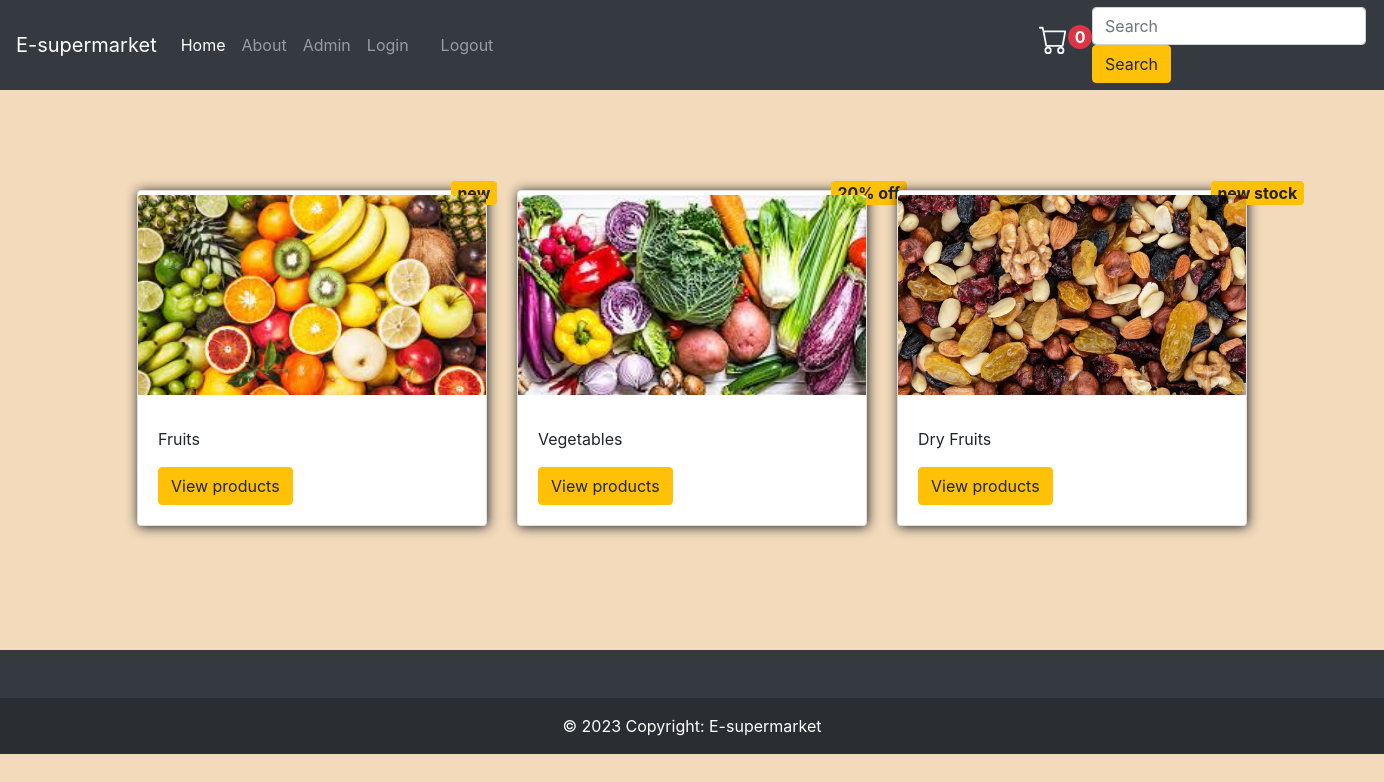
The page / on the database its author committed.
### app/models.py (models this page shows, shortened)
class Category(models.Model):
    category_name = models.CharField(max_length=50)
    tags = models.CharField(max_length=20)
    category_photo = models.ImageField(upload_to='./static/images')

### app/views.py (the view)
# urls.py: path('',views.main_page,name='main_page'),
def main_page(request):
   cat = Category.objects.all()
   if request.user.is_authenticated:
           user_id = request.user.id
           user = User.objects.get(id=user_id)
           cart_user = Cart.objects.filter(user=user)
           i = 0
           for data in cart_user:
                i+=1
   else:
         i = 0
   return render(request,'main.html',{'cat':cat,"cart":i})

### app/templates/main.html (shortened to what this page needs)
{% extends 'index.html'%}
{% block bal %}
<div class="container">
  <div style="margin-block: 100px;" class="row">
    {% for data in cat %}
      <div class="col-md-4">
        <div class="card mb-4 box-shadow " style="
        box-shadow: 1px 1px 12px 0px;
    ">
          <span style="margin-block: -10px;
            width: fit-content;
            view-transition-name: auto;
            margin-left: 313px;
            font-size: medium;" class="badge bg-warning">{{data.tags}}</span>
          <img class="card-img-top" src="/{{data.category_photo}}" alt="Product Image">
          <div class="card-body">
            <p class="card-text">{{data.category_name}}</p>
            <div class="d-flex justify-content-between align-items-center">
              <a href="/view_cat/{{data.id}}"><button type="button" class="btn btn-warning">View products</button></a>
            </div>
          </div>
        </div>
      </div>
    {% endfor %}
  </div>
</div>
{% endblock bal %}

### app/templates/index.html (shortened to what this page needs)
<!DOCTYPE html>
<html lang="en">
<head>
    <link rel="stylesheet" href="https://cdn.jsdelivr.net/npm/bootstrap@4.3.1/dist/css/bootstrap.min.css">
</head>
<body style="
background: rgb(242, 218, 187);
">
  <nav style="height: 90px;" class="navbar navbar-expand-lg navbar-dark bg-dark">
    <div class="collapse navbar-collapse" id="navbarTogglerDemo01">
      <a class="navbar-brand" href="/">E-supermarket</a>
      <ul class="navbar-nav mr-auto mt-2 mt-lg-0">
        <li class="nav-item active">
          <a class="nav-link" href="/">Home <span class="sr-only">(current)</span></a>
        </li>
        <li class="nav-item">
          <a class="nav-link" href="#">About</a>
        </li>
        <li class="nav-item">
          <a class="nav-link " href="/admin">Admin</a>
        </li>
        <li class="nav-item">
          <a class="nav-link " href="/login">Login</a>
        </li>
        <li class="nav-item">
          <a class="nav-link " href="#"></a>
        </li>
        <li class="nav-item">
          <a class="nav-link " href="/logout">Logout</a>
        </li>
        {% if user.is_authenticated %}
        <a href="/viewUsercart"><svg style="
          margin-bottom: 10px;
          padding-bottom: -8px;
          margin-left: 538px;
          color: aliceblue;
      " xmlns="http://www.w3.org/2000/svg" width="29" height="29" fill="currentColor" class="bi bi-cart" viewBox="0 0 16 16">
            <path d="M0 1.5A.5.5 0 0 1 .5 1H2a.5.5 0 0 1 .485.379L2.89 3H14.5a.5.5 0 0 1 .491.592l-1.5 8A.5.5 0 0 1 13 12H4a.5.5 0 0 1-.491-.408L2.01 3.607 1.61 2H.5a.5.5 0 0 1-.5-.5zM3.102 4l1.313 7h8.17l1.313-7H3.102zM5 12a2 2 0 1 0 0 4 2 2 0 0 0 0-4zm7 0a2 2 0 1 0 0 4 2 2 0 0 0 0-4zm-7 1a1 1 0 1 1 0 2 1 1 0 0 1 0-2zm7 0a1 1 0 1 1 0 2 1 1 0 0 1 0-2z"/>
            <span style="font-size: medium;
            color: #fff;
            height: fit-content;
            background-color: #dc3545;
        " class="badge badge-danger rounded-circle">{{cart}}</span>
          </svg></a>
        {% else %}
        <svg style="
          margin-bottom: 10px;
          padding-bottom: -8px;
          margin-left: 538px;
          color: aliceblue;
      " xmlns="http://www.w3.org/2000/svg" width="29" height="29" fill="currentColor" class="bi bi-cart" viewBox="0 0 16 16">
            <path d="M0 1.5A.5.5 0 0 1 .5 1H2a.5.5 0 0 1 .485.379L2.89 3H14.5a.5.5 0 0 1 .491.592l-1.5 8A.5.5 0 0 1 13 12H4a.5.5 0 0 1-.491-.408L2.01 3.607 1.61 2H.5a.5.5 0 0 1-.5-.5zM3.102 4l1.313 7h8.17l1.313-7H3.102zM5 12a2 2 0 1 0 0 4 2 2 0 0 0 0-4zm7 0a2 2 0 1 0 0 4 2 2 0 0 0 0-4zm-7 1a1 1 0 1 1 0 2 1 1 0 0 1 0-2zm7 0a1 1 0 1 1 0 2 1 1 0 0 1 0-2z"/>
            <span style="font-size: medium;
            color: #fff;
            height: fit-content;
            background-color: #dc3545;
        " class="badge badge-danger rounded-circle">{{cart}}</span>
          </svg>
        {% endif %}
      </ul>
      <form class="form-inline my-2 my-lg-0">
        <input class="form-control mr-sm-2" type="search" placeholder="Search" aria-label="Search">
        <button class="btn btn-warning my-2 my-sm-0" type="submit">Search</button>
      </form>
    </div>
  </nav>
{% block bal %}
{% endblock bal %}
<footer class="bg-dark text-center text-white">
  <div class="container p-4 pb-0">
  </div>
  <div class="text-center p-3" style="background-color: rgba(0, 0, 0, 0.2);">
    © 2023 Copyright:
    <a class="text-white" href="/about">E-supermarket</a>
  </div>
</footer>
</body>
</html>

### app/templates/main.html (style rules this page uses)
.card-img-top { object-fit: cover; height: 200px; }

### rows shown on the page
Category: tags "new", category_photo (picture), category_name "Fruits"
Category: tags "20% off", category_photo (picture), category_name "Vegetables"
Category: tags "new stock", category_photo (picture), category_name "Dry Fruits"

### other values the page prints
{{ cart }} "0"
